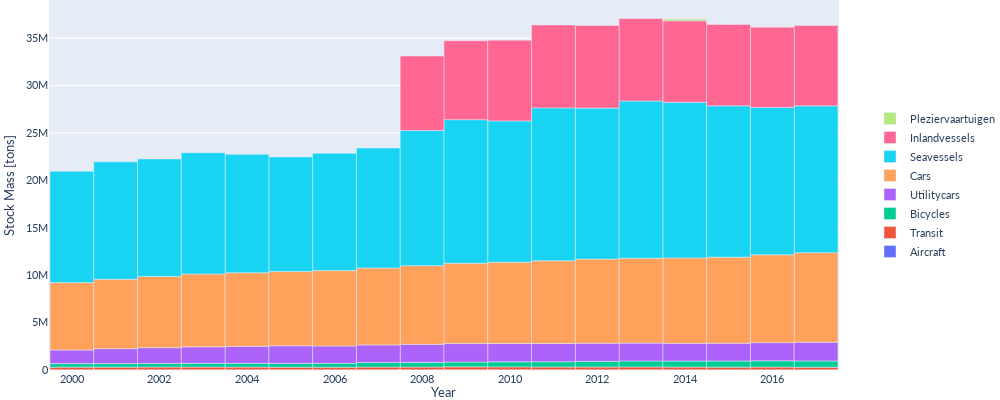

Notebook code for this chart:
### Code cell
### include and exclude are kinda mutually exclusive, be sane.
stocks.PlotMass1Dim(mat, 
                    Dim=['Class'], 
                    materials = dict(include = ['All'], exclude = [None]),
                    matgroup = dict(include = ['All'], exclude = [None]),
                    vehicles = dict(include = ['All'], exclude = [None]),
                    classes = dict(include = ['All'], exclude = [None]),
                    domain = dict(include = ['All'], exclude = [None]),
                    category_orders={'Class':['Inlandvessels','Seavessels','Cars','Utilitycars','Bicycles','Transit','Aircraft'][::-1]},
                    ylabel='Stock Mass [tons]',
                    w=1000,
                    h=400,
                    )

### Figure 1 — Plotly figure (JSON) as saved in the notebook; plotly's stock layout.template omitted (floating-point values rounded to 4 significant figures)
{"data": [{"alignmentgroup": "True", "hoverlabel": {"namelength": 0}, "hovertemplate": "Class=Aircraft<br>Year=%{x}<br>Mass=%{y}", "legendgroup": "Class=Aircraft", "marker": {"color": "#636efa"}, "name": "Aircraft", "offsetgroup": "Class=Aircraft", "orientation": "v", "showlegend": true, "textposition": "auto", "type": "bar", "x": [2000, 2009, 2011, 2008, 2012, 2007, 2006, 2013, 2010, 2014, 2004, 2015, 2003, 2005, 2002, 2016, 2001, 2017], "xaxis": "x", "y": [23500.0, 23690.0, 22000.0, 22660.0, 21710.0, 22600.0, 22240.0, 22240.0, 22690.0, 21940.0, 23660.0, 21350.0, 25140.0, 22220.0, 23740.0, 21330.0, 24040.0, 20860.0], "yaxis": "y"}, {"alignmentgroup": "True", "hoverlabel": {"namelength": 0}, "hovertemplate": "Class=Transit<br>Year=%{x}<br>Mass=%{y}", "legendgroup": "Class=Transit", "marker": {"color": "#EF553B"}, "name": "Transit", "offsetgroup": "Class=Transit", "orientation": "v", "showlegend": true, "textposition": "auto", "type": "bar", "x": [2009, 2006, 2012, 2007, 2011, 2005, 2013, 2016, 2000, 2004, 2010, 2001, 2014, 2003, 2017, 2002, 2015, 2008], "xaxis": "x", "y": [306000.0, 271200.0, 294400.0, 286400.0, 291900.0, 268000.0, 299800.0, 289600.0, 277500.0, 281600.0, 305000.0, 278600.0, 282800.0, 287300.0, 268200.0, 285700.0, 279800.0, 288200.0], "yaxis": "y"}, {"alignmentgroup": "True", "hoverlabel": {"namelength": 0}, "hovertemplate": "Class=Bicycles<br>Year=%{x}<br>Mass=%{y}", "legendgroup": "Class=Bicycles", "marker": {"color": "#00cc96"}, "name": "Bicycles", "offsetgroup": "Class=Bicycles", "orientation": "v", "showlegend": true, "textposition": "auto", "type": "bar", "x": [2017, 2000, 2011, 2008, 2009, 2010, 2007, 2006, 2012, 2015, 2003, 2002, 2001, 2013, 2005, 2004, 2016, 2014], "xaxis": "x", "y": [667500.0, 377300.0, 561300.0, 494400.0, 507100.0, 535300.0, 483400.0, 409400.0, 598800.0, 648700.0, 397200.0, 387000.0, 382200.0, 631700.0, 406100.0, 401800.0, 655000.0, 641400.0], "yaxis": "y"}, {"alignmentgroup": "True", "hoverlabel": {"namelength": 0}, "hovertemplate": "Class=Utilitycars<br>Year=%{x}<br>Mass=%{y}", "legendgroup": "Class=Utilitycars", "marker": {"color": "#ab63fa"}, "name": "Utilitycars", "offsetgroup": "Class=Utilitycars", "orientation": "v", "showlegend": true, "textposition": "auto", "type": "bar", "x": [2014, 2010, 2013, 2012, 2011, 2016, 2015, 2017, 2004, 2000, 2001, 2008, 2002, 2003, 2009, 2007, 2005, 2006], "xaxis": "x", "y": [1870000.0, 1932000.0, 1885000.0, 1911000.0, 1920000.0, 1917000.0, 1873000.0, 1983000.0, 1798000.0, 1431000.0, 1562000.0, 1906000.0, 1656000.0, 1735000.0, 1952000.0, 1857000.0, 1860000.0, 1831000.0], "yaxis": "y"}, {"alignmentgroup": "True", "hoverlabel": {"namelength": 0}, "hovertemplate": "Class=Cars<br>Year=%{x}<br>Mass=%{y}", "legendgroup": "Class=Cars", "marker": {"color": "#FFA15A"}, "name": "Cars", "offsetgroup": "Class=Cars", "orientation": "v", "showlegend": true, "textposition": "auto", "type": "bar", "x": [2009, 2017, 2000, 2010, 2001, 2016, 2002, 2015, 2012, 2003, 2008, 2007, 2014, 2004, 2005, 2006, 2011, 2013], "xaxis": "x", "y": [8475000.0, 9438000.0, 7109000.0, 8579000.0, 7329000.0, 9270000.0, 7522000.0, 9084000.0, 8872000.0, 7683000.0, 8295000.0, 8110000.0, 9008000.0, 7744000.0, 7838000.0, 7953000.0, 8721000.0, 8954000.0], "yaxis": "y"}, {"alignmentgroup": "True", "hoverlabel": {"namelength": 0}, "hovertemplate": "Class=Seavessels<br>Year=%{x}<br>Mass=%{y}", "legendgroup": "Class=Seavessels", "marker": {"color": "#19d3f3"}, "name": "Seavessels", "offsetgroup": "Class=Seavessels", "orientation": "v", "showlegend": true, "textposition": "auto", "type": "bar", "x": [2014, 2017, 2012, 2006, 2000, 2007, 2005, 2016, 2001, 2010, 2013, 2002, 2015, 2008, 2004, 2003, 2011, 2009], "xaxis": "x", "y": [16420000.0, 15480000.0, 15930000.0, 12360000.0, 11750000.0, 12660000.0, 12080000.0, 15550000.0, 12380000.0, 14900000.0, 16590000.0, 12390000.0, 15960000.0, 14260000.0, 12500000.0, 12790000.0, 16130000.0, 15140000.0], "yaxis": "y"}, {"alignmentgroup": "True", "hoverlabel": {"namelength": 0}, "hovertemplate": "Class=Inlandvessels<br>Year=%{x}<br>Mass=%{y}", "legendgroup": "Class=Inlandvessels", "marker": {"color": "#FF6692"}, "name": "Inlandvessels", "offsetgroup": "Class=Inlandvessels", "orientation": "v", "showlegend": true, "textposition": "auto", "type": "bar", "x": [2017, 2016, 2015, 2014, 2013, 2012, 2009, 2008, 2010, 2011], "xaxis": "x", "y": [8482000.0, 8465000.0, 8577000.0, 8589000.0, 8695000.0, 8715000.0, 8326000.0, 7851000.0, 8514000.0, 8746000.0], "yaxis": "y"}, {"alignmentgroup": "True", "hoverlabel": {"namelength": 0}, "hovertemplate": "Class=Pleziervaartuigen<br>Year=%{x}<br>Mass=%{y}", "legendgroup": "Class=Pleziervaartuigen", "marker": {"color": "#B6E880"}, "name": "Pleziervaartuigen", "offsetgroup": "Class=Pleziervaartuigen", "orientation": "v", "showlegend": true, "textposition": "auto", "type": "bar", "x": [2014], "xaxis": "x", "y": [184600.0], "yaxis": "y"}], "layout": {"bargap": 0, "barmode": "relative", "font": {"family": "Lato, sans serif", "size": 11}, "height": 400, "legend": {"tracegroupgap": 0, "traceorder": "reversed", "y": 0.5}, "margin": {"b": 30, "l": 50, "pad": 1, "r": 0, "t": 0}, "width": 1000, "xaxis": {"anchor": "y", "domain": [0, 0.98], "title": {"text": "Year"}}, "yaxis": {"anchor": "x", "domain": [0, 1], "title": {"text": "Stock Mass [tons]"}}}}
